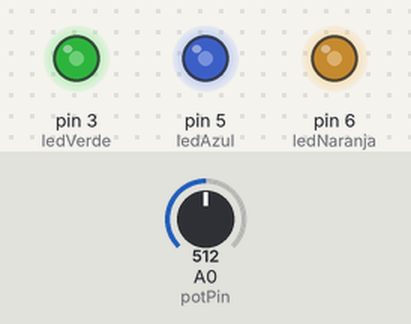
A sketch run on a simulated Arduino Uno, built with avr-gcc and run on an emulated ATmega328P. On the bench: output pins drawn as LEDs (lit = HIGH). Inputs (shaded band) come from the test bench; at power-on: A0 (potPin) = 512.

Above: at 1.2 s.
1.3 s: A0 (potPin) set to 716
At 1.7 s:
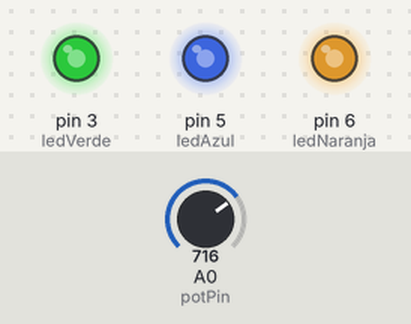
2.8 s: A0 (potPin) set to 900
At 3.8 s:
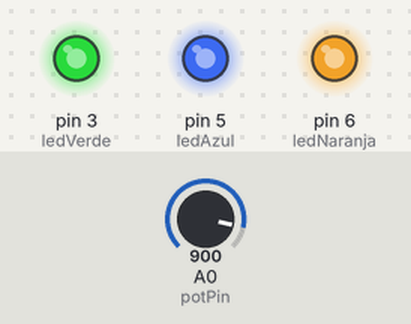
4.3 s: A0 (potPin) set to 122
At 4.7 s:
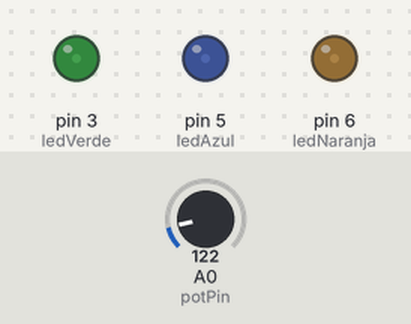
5.8 s: A0 (potPin) set to 0
At 6.4 s:
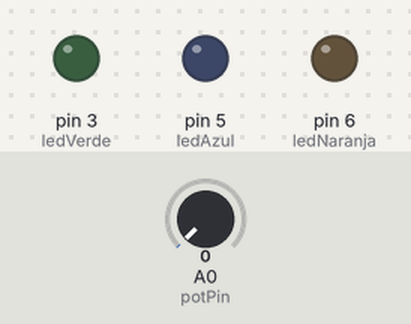
7.3 s: A0 (potPin) set to 511
At 8.5 s:
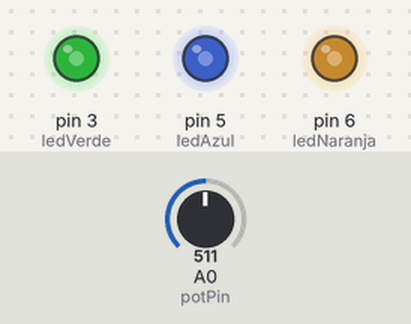
Timing chart, 0 to 9.8 s (numbered marks = the images above; inputs shaded):
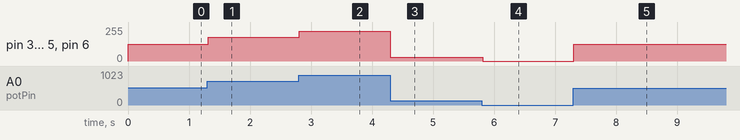

The sketch:

intensidadLed.ino
```cpp
int ledVerde = 3;
int ledAzul = 5;
int ledNaranja = 6;

int potPin = A0;
int potValue = 0;
int brightValue = 0;

void setup() {
}

void loop() {
  // put your main code here, to run repeatedly:
  potValue = analogRead(potPin);
  brightValue = map(potValue, 0, 1024, 0, 255);
  analogWrite(ledVerde, brightValue);
  analogWrite(ledAzul, brightValue);
  analogWrite(ledNaranja, brightValue);
  delay(20);
}
```

Measured:
- after the input at 1.3 s, pin 3 (ledVerde), pin 5 (ledAzul), pin 6 (ledNaranja): 127/255 → 178/255 at once
- after the input at 2.8 s, pin 3 (ledVerde), pin 5 (ledAzul), pin 6 (ledNaranja): 178/255 → 224/255 at once
- after the input at 4.3 s, pin 3 (ledVerde), pin 5 (ledAzul), pin 6 (ledNaranja): 224/255 → 30/255 at once
- after the input at 5.8 s, pin 3 (ledVerde), pin 5 (ledAzul), pin 6 (ledNaranja): 30/255 → 0/255 at once
- after the input at 7.3 s, pin 3 (ledVerde), pin 5 (ledAzul), pin 6 (ledNaranja): 0/255 → 127/255 at once
